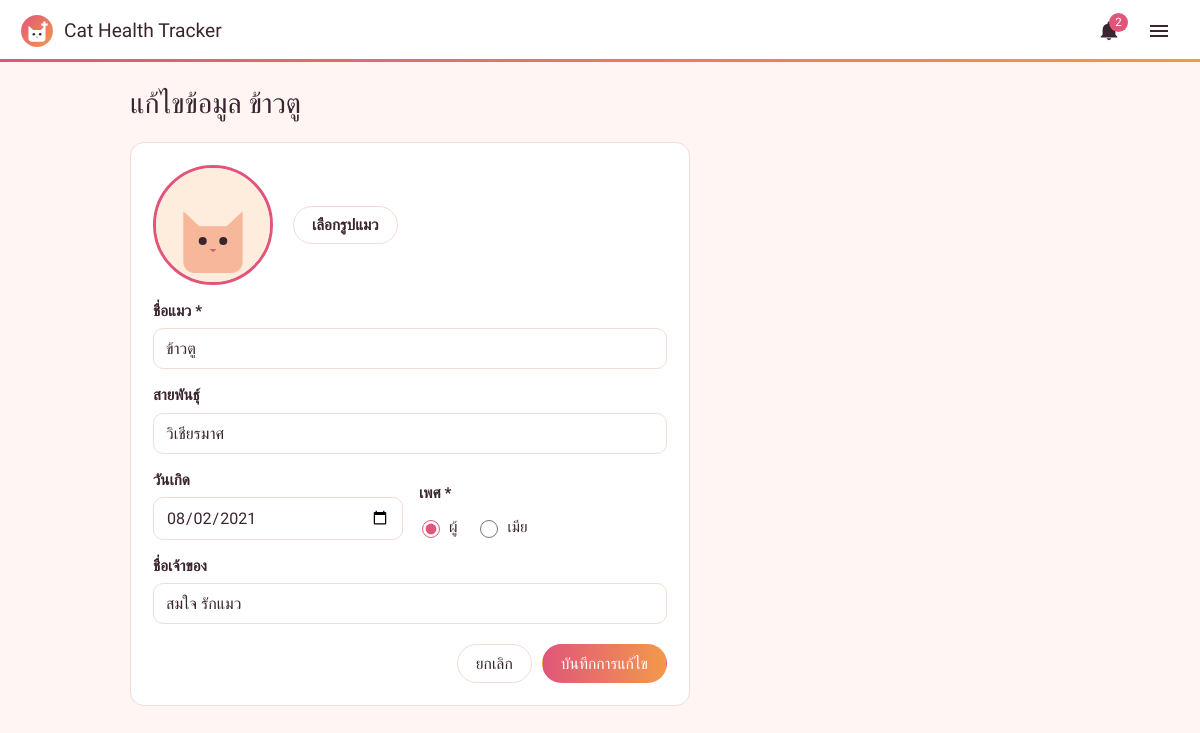
The page /cat_form.php?id=2 (signed in) on the database its author committed.
### tables this page shows
CREATE TABLE IF NOT EXISTS cats (
  cat_id     INT AUTO_INCREMENT PRIMARY KEY,
  user_id    INT NOT NULL,                        
  cat_name   VARCHAR(100) NOT NULL,
  breed      VARCHAR(100),
  birth_date DATE,
  gender     ENUM('ผู้','เมีย') NOT NULL,
  owner_name VARCHAR(100),
  photo      VARCHAR(255),                        
  created_at TIMESTAMP DEFAULT CURRENT_TIMESTAMP,
  FOREIGN KEY (user_id) REFERENCES users(user_id) ON DELETE CASCADE
);

### config.php (called while the page is built, shortened)
<?php
function e($text) {
    return htmlspecialchars((string)$text, ENT_QUOTES, 'UTF-8');
}
function get_own_cat(PDO $pdo, $cat_id) {
    $stmt = $pdo->prepare('SELECT * FROM cats WHERE cat_id = ? AND user_id = ?');
    $stmt->execute([(int)$cat_id, $_SESSION['user_id']]);
    return $stmt->fetch();
}
function cat_photo($photo) {
    return 'assets/cat-default.svg';
}

### cat_form.php (the view, shortened to what this page needs)
<?php
require 'config.php';
$cat_id = (int)($_GET['id'] ?? $_POST['cat_id'] ?? 0);
$is_edit = $cat_id > 0;
$cat = [
    'cat_name' => '', 'breed' => '', 'birth_date' => '',
    'gender' => 'เมีย', 'owner_name' => $_SESSION['full_name'], 'photo' => null,
];
if ($is_edit) {
    $found = get_own_cat($pdo, $cat_id);
    $cat = $found;
}
require 'includes/header.php';
?>
<div class="page-head">
  <h1><?= $is_edit ? 'แก้ไขข้อมูล ' . e($cat['cat_name']) : 'เพิ่มแมวตัวใหม่' ?></h1>
</div>
<section class="panel narrow">
  <form method="post" enctype="multipart/form-data" class="form">
    <div class="photo-pick">
      <img id="preview" class="avatar avatar-lg" src="<?= e(cat_photo($cat['photo'])) ?>" alt="" width="120" height="120">
      <label class="btn btn-ghost">
        <?= $cat['photo'] ? 'เปลี่ยนรูป' : 'เลือกรูปแมว' ?>
      </label>
    </div>
    <label>ชื่อแมว *
      <input type="text" name="cat_name" value="<?= e($cat['cat_name']) ?>" required maxlength="100">
    </label>
    <label>สายพันธุ์
      <input type="text" name="breed" value="<?= e($cat['breed']) ?>" maxlength="100" list="breeds">
    </label>
    <div class="form-row">
      <label>วันเกิด
        <input type="date" name="birth_date" value="<?= e($cat['birth_date']) ?>" max="<?= date('Y-m-d') ?>">
      </label>
      <fieldset class="radio-group">
        <legend>เพศ *</legend>
        <label><input type="radio" name="gender" value="ผู้" <?= $cat['gender'] === 'ผู้' ? 'checked' : '' ?>> ผู้</label>
        <label><input type="radio" name="gender" value="เมีย" <?= $cat['gender'] === 'เมีย' ? 'checked' : '' ?>> เมีย</label>
      </fieldset>
    </div>
    <label>ชื่อเจ้าของ
      <input type="text" name="owner_name" value="<?= e($cat['owner_name']) ?>" maxlength="100">
    </label>
    <div class="form-actions">
      <a class="btn btn-ghost" href="<?= $is_edit ? 'cat_detail.php?id=' . $cat_id : 'index.php' ?>">ยกเลิก</a>
      <button type="submit" class="btn btn-primary"><?= $is_edit ? 'บันทึกการแก้ไข' : 'เพิ่มแมว' ?></button>
    </div>
  </form>
</section>
<?php require 'includes/footer.php'; ?>

### assets/style.css (style rules this page uses)
:root { --ink: #3A2430; --ink-soft: #7A5E68; --bg: #FFF6F3; --surface: #FFFFFF; --line: #F3DCD6; --magenta: #E0567A; --magenta-dark: #C23E62; --magenta-soft: #FDE6EC; --teal: #C2571D; --teal-soft: #FEECDD; --amber: #8A5A00; --amber-soft: #FFF2C7; --red: #B8322A; --red-soft: #FBE1DE; --gradient: linear-gradient(90deg, #E0567A, #F2994A); --font-head: "Mitr", "Sarabun", system-ui, sans-serif; --font-body: "Sarabun", "Tahoma", system-ui, sans-serif; --radius: 14px; }
*, *::before, *::after { box-sizing: border-box; }
body { margin: 0; font-family: var(--font-body); font-size: 17px; line-height: 1.65; color: var(--ink); background: var(--bg); }
h1, h2, h3 { font-family: var(--font-head); font-weight: 500; line-height: 1.3; margin: 0; }
h1 { font-size: 1.75rem; }
a { color: var(--teal); }
.btn { display: inline-flex; align-items: center; justify-content: center; gap: 6px; padding: 9px 18px; border-radius: 999px; border: 1.5px solid transparent; font: 500 0.98rem var(--font-head); text-decoration: none; cursor: pointer; transition: background-color 0.15s; }
.btn-primary { background: var(--gradient); color: #fff; }
.btn-ghost { background: var(--surface); color: var(--ink); border-color: var(--line); }
.form { display: flex; flex-direction: column; gap: 14px; }
.form label { display: flex; flex-direction: column; gap: 4px; font-weight: 600; font-size: 0.95rem; }
input[type="text"], input[type="email"], input[type="password"], input[type="date"], input[type="datetime-local"], input[type="number"], textarea { width: 100%; padding: 10px 12px; border: 1.5px solid var(--line); border-radius: 10px; font: 400 1rem var(--font-body); color: var(--ink); background: #fff; }
.form-row { display: grid; grid-template-columns: 1fr 1fr; gap: 14px; align-items: end; }
.radio-group { border: 0; padding: 0; margin: 0; display: flex; gap: 18px; align-items: center; flex-wrap: wrap; }
.radio-group legend { font-weight: 600; font-size: 0.95rem; margin-bottom: 8px; width: 100%; }
.radio-group label { flex-direction: row; align-items: center; gap: 6px; font-weight: 400; }
.radio-group input { accent-color: var(--magenta); width: 18px; height: 18px; }
.form-actions { display: flex; gap: 10px; justify-content: flex-end; margin-top: 6px; }
.photo-pick { display: flex; align-items: center; gap: 20px; }
.page-head { display: flex; align-items: center; justify-content: space-between; gap: 12px; margin-bottom: 20px; }
.panel { background: var(--surface); border: 1.5px solid var(--line); border-radius: var(--radius); padding: 22px; margin-bottom: 24px; }
.panel.narrow { max-width: 560px; }
.avatar { border-radius: 50%; object-fit: cover; flex-shrink: 0; border: 3px solid var(--magenta); background: var(--magenta-soft); }
.avatar-lg { width: 120px; height: 120px; }

### rows shown on the page
cats: cat_name "ข้าวตู", breed "วิเชียรมาศ", birth_date "08/02/2021", gender "☑ ผู้", gender "☐ เมีย", owner_name "สมใจ รักแมว"

### other values the page prints
$alert_count "2"
